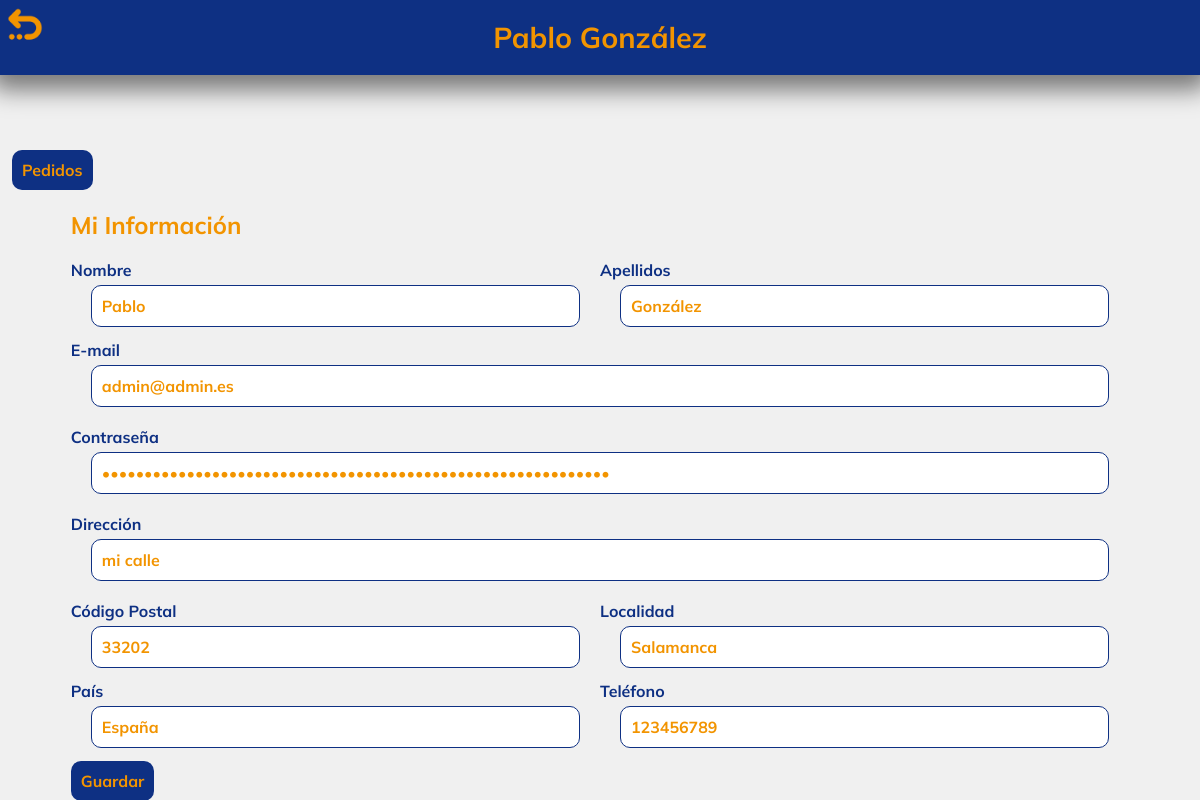
Page /templates/user.php (signed in) on the earlier database version.
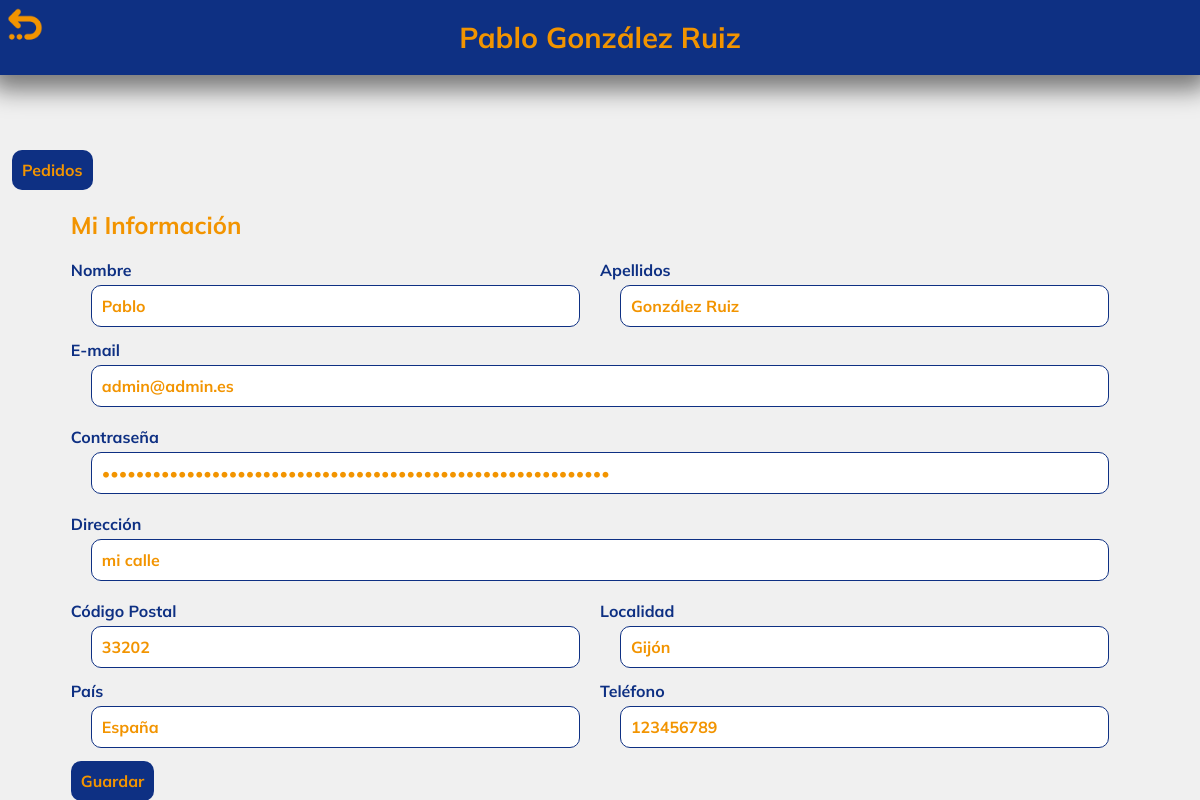
Same page on the later database version.
### tables this page shows
CREATE TABLE `usuarios` (
  `id` int(11) NOT NULL,
  `name` varchar(50) NOT NULL,
  `surname` varchar(50) NOT NULL,
  `email` varchar(100) NOT NULL,
  `password` varchar(100) NOT NULL,
  `address` varchar(100) DEFAULT NULL,
  `postal_code` varchar(20) DEFAULT NULL,
  `location` varchar(50) DEFAULT NULL,
  `country` varchar(50) DEFAULT NULL,
  `phone` bigint(9) UNSIGNED DEFAULT NULL,
  `payment_method` varchar(50) DEFAULT NULL,
  `shipment_method` varchar(50) DEFAULT NULL,
  `role` tinyint(1) NOT NULL DEFAULT 1 CHECK (`role` in (0,1))
);

### templates/user.php (the view, shortened to what this page needs)
<?php
$conn = connectDB();
$stmt = $conn->prepare("SELECT * FROM usuarios WHERE id = ?");
$stmt->execute([$_SESSION['id']]);
$user = $stmt->fetch(PDO::FETCH_ASSOC);
?>
<!DOCTYPE html>
<html lang="en">
<head>
    <link rel="stylesheet" href="../styles/style.css">
    <link rel="stylesheet" href="../styles/user.css">
</head>
<body>
<div class="header">
    <div class="title-container">
        <a href="../index.php"><img src="../assets/img/icons/goBack.png" alt="home"></a>
        <h1 class='title'><?= htmlspecialchars($user['name']); ?> <?= htmlspecialchars($user['surname']); ?></h1>
    </div>
</div>
<button id="mostrarPedidos">Pedidos</button>
<div id="user-info">
    <div class="section-title"><h2>Mi Información</h2></div>
    <form id="userForm" method="post">
        <div class="user-form">
            <div class="input-cont">
                <div class="name-cont">
                    <label for="name">Nombre</label>
                    <input type="text" id="name" name="name" placeholder="Nombre" value="<?= htmlspecialchars($user['name']); ?>" >
                </div>
                <div class="surname-cont">
                    <label for="surname">Apellidos</label>
                    <input type="text" id="surname" name="surname" placeholder="Apellidos" value="<?= htmlspecialchars($user['surname']); ?>" >
                </div>
            </div>
            <label for="email">E-mail</label>
            <input type="email" id="email" name="email" placeholder="E-mail" value="<?= htmlspecialchars($user['email']); ?>" >
            <label for="password">Contraseña</label>
            <input type="password" id="password" name="password" placeholder="Contraseña" value="<?= htmlspecialchars($user['password']); ?>">
            <label for="address">Dirección</label>
            <input type="text" id="address" name="address" placeholder="Dirección de envío" value="<?= htmlspecialchars($user['address']); ?>" >
            <div class="input-cont">
                <div class="pcode-cont">
                    <label for="postal_code">Código Postal</label>
                    <input type="text" id="postal_code" name="postal_code" placeholder="Código Postal" value="<?= htmlspecialchars($user['postal_code']); ?>" >
                </div>
                <div class="location-cont">
                    <label for="location">Localidad</label>
                    <input type="text" id="location" name="location" placeholder="Localidad" value="<?= htmlspecialchars($user['location']); ?>" >
                </div>
            </div>
            <div class="input-cont">
                <div class="country-cont">
                    <label for="country">País</label>
                    <input type="text" id="country" name="country" placeholder="Pais" value="<?= htmlspecialchars($user['country']); ?>" >
                </div>
                <div class="phone-cont">
                    <label for="phone">Teléfono</label>
                    <input type="text" id="phone" name="phone" placeholder="Teléfono" value="<?= htmlspecialchars($user['phone']); ?>" >
                </div>
            </div>
        </div>
        <button type="submit" id="place-order-btn">Guardar</button>
    </form>
</div>
</body>
</html>

### styles/style.css (style rules this page uses)
body { font-family: Mulish; background-color: #f0f0f0; width: 98%; margin: 0 auto; padding-top: 150px; }
h1 { color: #f29400; font-size: 2em; }
h2 { color: #f29400; font-size: 1.7em; }
img { width: 100px; border-radius: 20px; }
a { color: #f29400; text-decoration: none; transition: 0.3s ease-in-out; }
button { font-family: Mulish; font-size: 1.3em; padding: 10px; border-radius: 10px; border: none; background-color: #0e3083; color: #f29400; cursor: pointer; transition: 0.3s ease-in-out; }
label { color: #0e3083; margin:0; }
input { font-family: Mulish; color: #f29400; font-size: 1em; border-radius: 10px; margin: 20px; margin-top: 5px; padding: 10px; border: 1px solid #0e3083; border-radius: 10px; }
input::placeholder { color: #f29400; }
@media screen and (width < 1441px) { h1 { color: #f29400; font-size: 1.8em; } }
@media screen and (width < 1441px) { h2 { font-size: 1.5em; } }
@media screen and (width < 1441px) { button { font-size: 1em; } }

### styles/user.css (style rules this page uses)
.header { background-color: #f0f0f0; width: 100%; position: fixed; z-index: 1000; top: 0; left: 0; border-bottom-left-radius: 5px; border-bottom-right-radius: 5px; box-shadow: 0 5px 25px 10px rgba(0, 0, 0, 0.5); }
.title-container img { position: absolute; left: 0; top: 0; width: 50px; }
#user-info { margin: 0 auto; width: 90%; }
.user-form { margin-top: 20px; display: flex; flex-direction: column; justify-content: center; width: 100%; }
.user-form .input-cont { position: relative; display: flex; flex-direction: column; width: 100%; height: 80px; }
.name-cont { display: flex; flex-direction: column; position: absolute; left: 0; width: 50% }
.surname-cont { display: flex; flex-direction: column; position: absolute; right: 0; width: 50% }
.location-cont { display: flex; flex-direction: column; position: absolute; right: 0; width: 50%; }
.country-cont { display: flex; flex-direction: column; position: absolute; left: 0; width: 50%; }
.phone-cont { display: flex; flex-direction: column; position: absolute; right: 0; width: 50%; }

Differences in the rows shown:
changed usuarios "Pablo": surname "González" → "González Ruiz"; location "Salamanca" → "Gijón"
